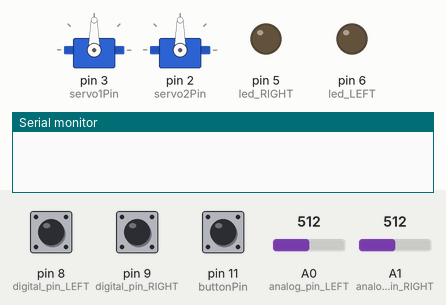
Simulated run of this sketch. Board: Arduino Uno, built with avr-gcc and run on an emulated ATmega328P. Parts: 2 × servo, output pins drawn as LEDs (lit = HIGH), the last lines printed to the serial monitor. The test bench sets the inputs (shaded band); at power-on: pin 11 (buttonPin) LOW, pin 8 (digital_pin_LEFT) LOW, pin 9 (digital_pin_RIGHT) LOW, A0 (analog_pin_LEFT) = 512, A1 (analog_pin_RIGHT) = 512.

Above: at 1.2 s.
1.3 s: pin 11 (buttonPin) pulled HIGH for 0.15 s
At 2.7 s:
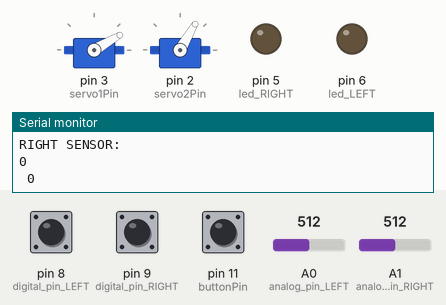
3.0 s: pin 11 (buttonPin) pulled HIGH for 1 s
At 4.0 s:
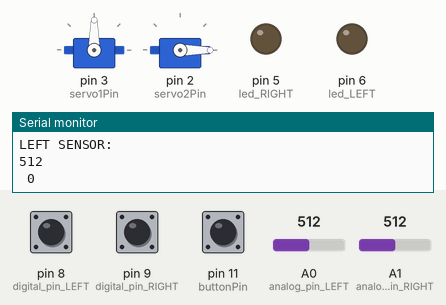
5.5 s: pin 11 (buttonPin) pulled HIGH for 0.15 s
At 5.61 s:
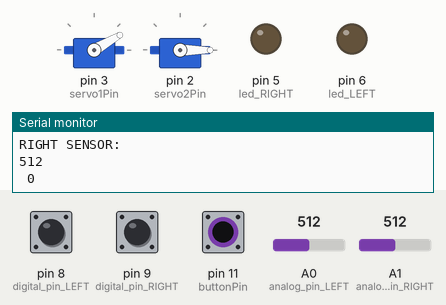
7.2 s: pin 11 (buttonPin) pulled HIGH for 3.2 s
At 7.6 s:
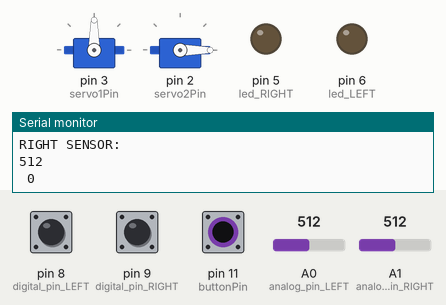
Timing chart, 0 to 10.2 s (numbered marks = the images above; inputs shaded):
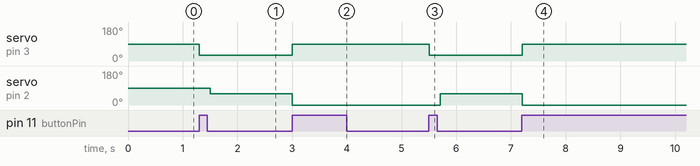

Measured:
- after the input at 1.3 s, servo on pin 3 (servo1Pin): 90° → 30° at once; servo on pin 2 (servo2Pin): 90° → 60° after 0.20 s
- after the input at 3.0 s, servo on pin 3 (servo1Pin): 30° → 90° at once; servo on pin 2 (servo2Pin): 60° → 0° at once
- after the input at 5.5 s, servo on pin 3 (servo1Pin): 90° → 30° at once; servo on pin 2 (servo2Pin): 0° → 60° after 0.21 s
- after the input at 7.2 s, servo on pin 3 (servo1Pin): 30° → 90° at once; servo on pin 2 (servo2Pin): 60° → 0° at once

The sketch:

autonomet.ino
```cpp
#include <Servo.h>

Servo servo1;
Servo servo2;

//Servo Constants/Variables
int buttonState = 0;
const int buttonPin = 11; //buttonPin
const int servo1Pin = 3;
const int servo2Pin = 2;

//LEFT Signal Pin Constants
const int digital_pin_LEFT = 8;
const int analog_pin_LEFT = A0;
const int led_LEFT = 6;
int analog_val_LEFT = 0;
int digital_val_LEFT = 0;
bool isLeft = false;


//RIGHT Signal Pin Constants
const int digital_pin_RIGHT = 9;
const int analog_pin_RIGHT = A1;
const int led_RIGHT = 5;
int analog_val_RIGHT = 0;
int digital_val_RIGHT = 0;

void signalLights();


void setup()
{
  //Signal Setup
  Serial.begin(9600);
  pinMode(digital_pin_LEFT,INPUT);
  pinMode(analog_pin_LEFT,INPUT);
  pinMode(led_LEFT,OUTPUT);
  pinMode(led_RIGHT,OUTPUT);

  //Servo Setup
  servo1.attach (servo1Pin);
  servo2.attach (servo2Pin);
  pinMode(buttonPin, INPUT);

}

void loop(){

  while(digitalRead(buttonPin) != 0){
    servo1.write(90);
    servo2.write(0);
    signalLights();}
  while(digitalRead(buttonPin) == 0){delay(100);}
  while(digitalRead(buttonPin) != 0){signalLights();
    servo1.write(30);
    delay(200);
    servo2.write(60);
   }
  while(digitalRead(buttonPin) == 0){delay(150);}

  }

void signalLights(){
    Serial.print("LEFT SENSOR:\n");
    Serial.println(analog_val_LEFT); Serial.print(" ");Serial.println(digital_val_LEFT);
    Serial.print("\nRIGHT SENSOR: \n");
    Serial.println(analog_val_RIGHT); Serial.print(" ");Serial.println(digital_val_RIGHT);

    //Analog Values
    analog_val_LEFT = analogRead(analog_pin_LEFT);
    analog_val_RIGHT = analogRead(analog_pin_RIGHT);

    //Digital Values
    digital_val_LEFT = digitalRead(digital_pin_LEFT);
    digital_val_RIGHT = digitalRead(digital_pin_RIGHT);

    //Left Blinker
    if (analog_val_LEFT <= 100) {
        digitalWrite(led_LEFT, HIGH);
        delay(500);
        digitalWrite(led_LEFT, LOW);
        delay(500);
        digitalWrite(led_LEFT, HIGH);
        delay(500);
        digitalWrite(led_LEFT, LOW);
        delay(500);
        digitalWrite(led_LEFT, HIGH);
        delay(500);
        digitalWrite(led_LEFT, LOW);

      }

    //Right Blinker
    if (analog_val_RIGHT <= 100) {
        digitalWrite(led_RIGHT, HIGH);
        delay(500);
        digitalWrite(led_RIGHT, LOW);
        delay(500);
        digitalWrite(led_RIGHT, HIGH);
        delay(500);
        digitalWrite(led_RIGHT, LOW);
        delay(500);
        digitalWrite(led_RIGHT, HIGH);
        delay(500);
        digitalWrite(led_RIGHT, LOW);
}
}
```
